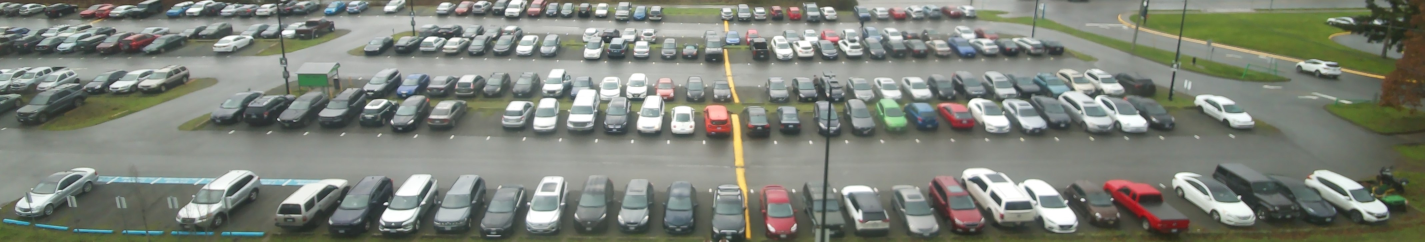
#> input picture Pics/PLPi2.jpg, 4273 x 725 px (shown at 1/3 size)
$ python 'Final Pi 2.py'
#> lines starting #> are read from the running program, lines starting #| are printed output that depends on the picture; after the words box and inside, x2 and y2 are one past the last pixel; in counts of white or black regions, pixels touching at a corner belong together
"""
Program Name: Spot Detection from Pi Image, V-2
Author: Get Parked
Creation Date: 15/09/2023
Description: This program reads an image taken from the Pi, ideally a parking lot and will perform open stall detection by filtering by,
stall colour comparison, rectangularity, minimum area and percentage of stalls' ground pixels.

It then will gather this information in an array and transmit the data to The Things Network.
"""

# Import Libraries
import cv2 as cv
import numpy as np
import serial

print("Starting")

# Variable Initialization
OpenSpotsCtr = 0
ParkingSpotsArray = [1] * 184
ser = serial.Serial('/dev/ttyS0', 115200, timeout=3)

H_BFR = 1
S_BFR = 5
V_BFR = 18

B_h_max = 0
B_s_max = 0
B_v_max = 0

P_h_max = 0
P_s_max = 0
P_v_max = 0

R_h_max = 0
R_s_max = 0
R_v_max = 0

G_h_max = 0
G_s_max = 0
G_v_max = 0

O_h_max = 0
O_s_max = 0
O_v_max = 0

Y_h_max = 0
Y_s_max = 0
Y_v_max = 0


# Function Definitions

def process_region(img, vertices, lower_gray, upper_gray, half_side, tolerance, min_area):
    hsv = cv.cvtColor(img, cv.COLOR_BGR2HSV)
    mask = cv.inRange(hsv, lower_gray, upper_gray)

    # Create Poligonal mask
    poly_mask = np.zeros_like(mask)
    vertices_array = np.array([vertices], dtype=np.int32)
    cv.fillPoly(poly_mask, vertices_array, 255)

    # Apply mask to original image
    masked = cv.bitwise_and(mask, mask, mask=poly_mask)

    height, width = masked.shape
    new_mask = np.zeros_like(masked)

    for y in range(half_side, height - half_side):
        for x in range(half_side, width - half_side):
            if masked[y, x] == 255:
                square = masked[y-half_side:y+half_side, x-half_side:x+half_side]
                if np.sum(square) / 255 >= (2 * half_side * 2 * half_side * tolerance):
                    new_mask[y-half_side:y+half_side, x-half_side:x+half_side] = 255

    contours, _ = cv.findContours(new_mask, cv.RETR_EXTERNAL, cv.CHAIN_APPROX_SIMPLE)
    final_mask = np.zeros_like(new_mask)
    for contour in contours:
        if cv.contourArea(contour) >= min_area:
            cv.drawContours(final_mask, [contour], -1, (255), thickness=cv.FILLED)

    result = img.copy()
    result[final_mask > 0] = [0, 255, 0]
    return result


def get_hsv_range_from_line(image, start_point, end_point, h_buffer = H_BFR, s_buffer = S_BFR, v_buffer = V_BFR):
    # Create a blank image the same size as the original
    mask = np.zeros(image.shape[:2], dtype=np.uint8)

    # Draw a line on the mask
    cv.line(mask, start_point, end_point, 255, 2)

    # Find the Pixels with the drawn line
    y_coords, x_coords = np.where(mask == 255)

    # Store HSV values of pixels detected
    h_values, s_values, v_values = [], [], []

    # Convert image from BGR to HSV
    hsv_image = cv.cvtColor(image, cv.COLOR_BGR2HSV)

    # Extract the HSV values
    for x, y in zip(x_coords, y_coords):
        h, s, v = hsv_image[y, x]
        h_values.append(h)
        s_values.append(s)
        v_values.append(v)

    # Calculate ranges of values
    h_min = max(0, min(h_values) - h_buffer)
    h_max = min(180, max(h_values) + h_buffer)
    s_min = max(0, min(s_values) - s_buffer)
    s_max = min(255, max(s_values) + s_buffer)
    v_min = max(0, min(v_values) - v_buffer)
    v_max = min(255, max(v_values) + v_buffer)

    return h_min, h_max, s_min, s_max, v_min, v_max

# [8 lines left out: function TransformToDecimal, not called in this run]


# Read Image, resize it and copy
PL = cv.imread('./Pics/PLPi2.jpg')
#> PL is the input picture: shape (725, 4273, 3); mean B, G, R 121.3, 130.9, 126.5
PLResized = cv.resize(PL, (1500, 600), interpolation = cv.INTER_AREA)
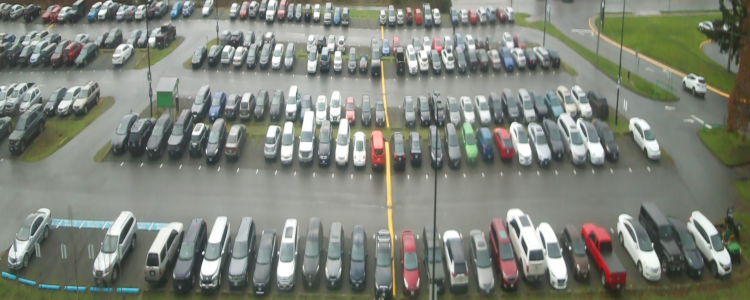
#> PLResized: shape (600, 1500, 3) (shown at 1/2 size); mean B, G, R 121.3, 130.9, 126.5
PLOG = PLResized.copy()

# Define lines for HSV values extraction
StartPointB = (2252, 635)
EndPointB = (2259, 685)

StartPointP = (2252, 635)
EndPointP = (2259, 685)

StartPointR = (2190, 155)
EndPointR = (2195, 185)

StartPointG = (2252, 635)
EndPointG = (2259, 685)

StartPointO = (2190, 155)
EndPointO = (2195, 185)

StartPointY = (2190, 155)
EndPointY = (2195, 185)

# Get HSV Ranges for each row
B_h_min, B_h_max, B_s_min, B_s_max, B_v_min, B_v_max = get_hsv_range_from_line(PL, StartPointB, EndPointB)
#> in get_hsv_range_from_line, `cv.line(mask, start_point, end_point, 255, 2)`:
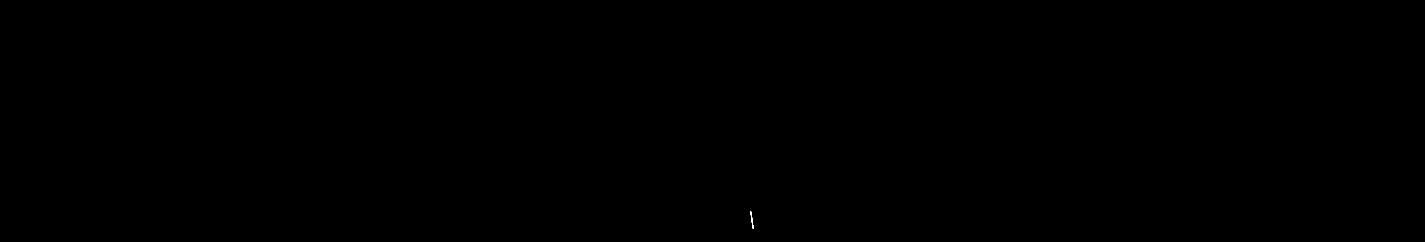
#> mask: shape (725, 4273) (shown at 1/3 size); 0% white; 1 white region, box (x1, y1, x2, y2) and area: (2251, 634, 2261, 687) 154
#> (the rest of the program and of its run is left out)
